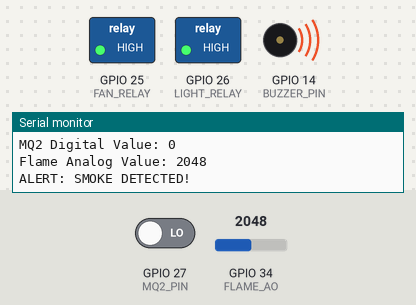
Bench run of a sketch on a simulated ESP32. On the bench: switched loads named in the sketch (green lamp = pin HIGH), buzzer (waves = sounding), the last lines printed to the serial monitor. Inputs (shaded band) come from the test bench; at power-on: GPIO 27 (MQ2_PIN) LOW, GPIO 34 (FLAME_AO) = 2048.

Above: at 1.3 s.
1.4 s: GPIO 27 (MQ2_PIN) driven HIGH
At 2.7 s:
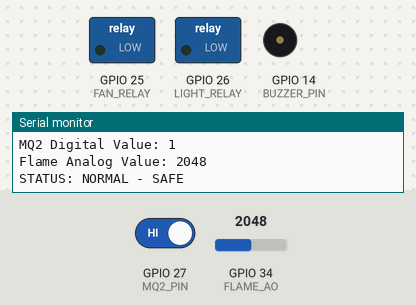
3.0 s: GPIO 34 (FLAME_AO) set to 535
4.5 s: GPIO 34 (FLAME_AO) set to 474
At 5.8 s:
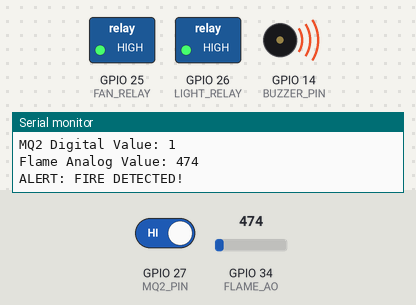
6.5 s: GPIO 34 (FLAME_AO) set to 540
At 7.7 s:
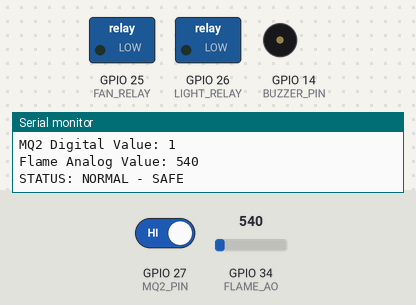
8.0 s: GPIO 34 (FLAME_AO) set to 491
At 9.5 s:
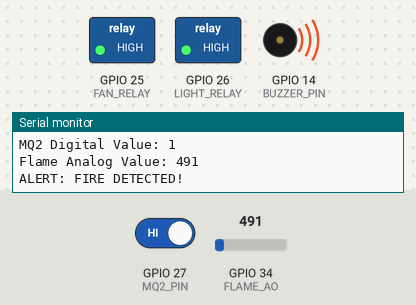
Timing chart, 0 to 11.0 s (numbered marks = the images above; inputs shaded):
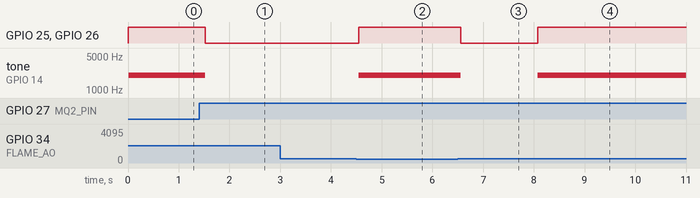

Measured:
- the behaviour switches between 500 and 499 on GPIO 34 (FLAME_AO) (found by bisection; images 1 and 2)
- after the input at 1.4 s, GPIO 25 (FAN_RELAY), GPIO 26 (LIGHT_RELAY): HIGH → LOW after 0.12 s; tone on GPIO 14 (BUZZER_PIN): 2000 Hz → silent after 0.12 s
- after the input at 4.5 s, GPIO 25 (FAN_RELAY), GPIO 26 (LIGHT_RELAY): LOW → HIGH after 0.05 s; tone on GPIO 14 (BUZZER_PIN): silent → 2000 Hz after 0.05 s
- after the input at 6.5 s, GPIO 25 (FAN_RELAY), GPIO 26 (LIGHT_RELAY): HIGH → LOW after 0.06 s; tone on GPIO 14 (BUZZER_PIN): 2000 Hz → silent after 0.06 s
- after the input at 8.0 s, GPIO 25 (FAN_RELAY), GPIO 26 (LIGHT_RELAY): LOW → HIGH after 0.08 s; tone on GPIO 14 (BUZZER_PIN): silent → 2000 Hz after 0.08 s

The sketch:

HOMIQ_Hardware.ino
```cpp
const int MQ2_PIN = 27;
const int FLAME_AO = 34;
const int BUZZER_PIN = 14;

const int LIGHT_RELAY = 26;
const int FAN_RELAY = 25;

// Relay module is active LOW
const int RELAY_ON = LOW;
const int RELAY_OFF = HIGH;

// Sensor settings
const int SMOKE_LEVEL = LOW;
const int FIRE_THRESHOLD = 500;

bool previousDanger = false;

void setup() {
  Serial.begin(115200);

  pinMode(MQ2_PIN, INPUT);
  pinMode(FLAME_AO, INPUT);
  pinMode(BUZZER_PIN, OUTPUT);

  pinMode(LIGHT_RELAY, OUTPUT);
  pinMode(FAN_RELAY, OUTPUT);

  // Initially keep relays OFF
  digitalWrite(LIGHT_RELAY, RELAY_OFF);
  digitalWrite(FAN_RELAY, RELAY_OFF);

  noTone(BUZZER_PIN);

  Serial.println("================================");
  Serial.println(" HOMIQ SMART HOME SAFETY SYSTEM ");
  Serial.println("================================");
  Serial.println("System Started");
}

void loop() {

  // Read sensors
  int smokeValue = digitalRead(MQ2_PIN);
  int fireValue = analogRead(FLAME_AO);

  // Detect smoke and fire
  bool smokeDetected = (smokeValue == SMOKE_LEVEL);
  bool fireDetected = (fireValue < FIRE_THRESHOLD);

  bool danger = smokeDetected || fireDetected;

  // Display sensor readings
  Serial.println("--------------------------------");
  Serial.print("MQ2 Digital Value: ");
  Serial.println(smokeValue);

  Serial.print("Flame Analog Value: ");
  Serial.println(fireValue);

  if (danger) {

    // Turn OFF appliances during danger
    digitalWrite(LIGHT_RELAY, RELAY_OFF);
    digitalWrite(FAN_RELAY, RELAY_OFF);

    // Activate buzzer
    tone(BUZZER_PIN, 2000);

    if (smokeDetected && fireDetected) {
      Serial.println("ALERT: SMOKE AND FIRE DETECTED!");
    }
    else if (smokeDetected) {
      Serial.println("ALERT: SMOKE DETECTED!");
    }
    else if (fireDetected) {
      Serial.println("ALERT: FIRE DETECTED!");
    }

  }
  else {

    // Safe condition
    noTone(BUZZER_PIN);

    digitalWrite(LIGHT_RELAY, RELAY_ON);
    digitalWrite(FAN_RELAY, RELAY_ON);

    Serial.println("STATUS: NORMAL - SAFE");
  }

  // Print danger status only when it changes
  if (danger != previousDanger) {

    if (danger) {
      Serial.println("DANGER STARTED!");
    }
    else {
      Serial.println("DANGER CLEARED!");
    }

    previousDanger = danger;
  }

  delay(500);
}
```
